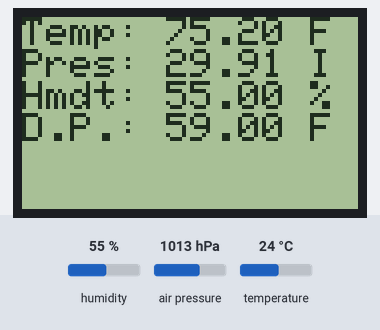
Simulated run of this sketch. Board: Arduino Uno, built with avr-gcc and run on an emulated ATmega328P. On the bench: 84×48 one-colour display. The inputs (shaded band) are chosen by the test bench; at power-on: humidity 55 %, air pressure 1013 hPa, temperature 24 °C. The display library's start-up logo is not drawn.

Above: at 1.2 s.
1.3 s: humidity set to 22 %
At 3.0 s:
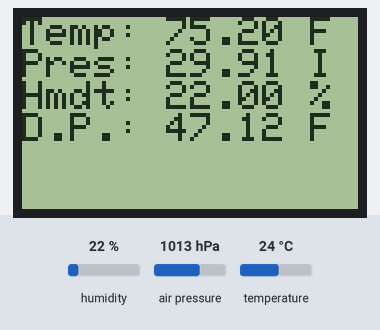
3.6 s: air pressure set to 952 hPa
At 5.5 s:
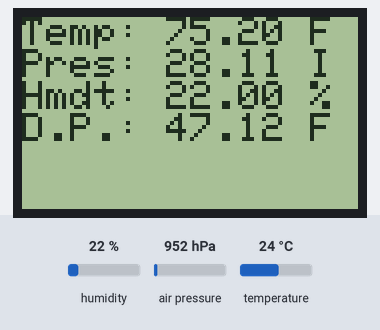
5.9 s: temperature set to 12 °C
At 6.8 s:
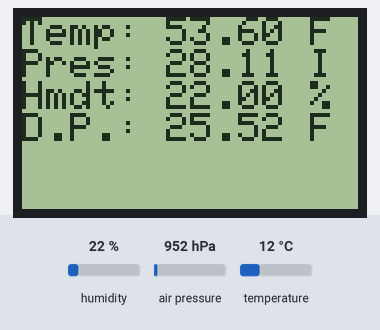
8.2 s: humidity set to 40 %
At 10.6 s:
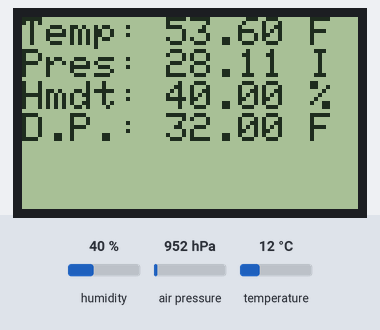
Timing chart, 0 to 12.1 s (numbered marks = the images above; inputs shaded):
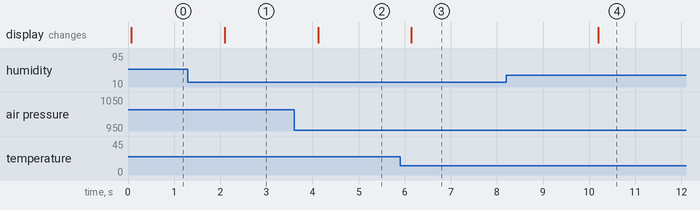

The sketch:

bme_280_with_nokia.ino
```cpp
/*
 * BME280 Temperature/Pressure/Humidity Sensor Demo
 * With Nokia 5110 Display
 *
 * learnelectronics
 * 01 MAR 2017
 *
 * www.youtube.com/c/learnelectronics
 * arduino0169@gmail.com
 */


// Software SPI for Nokia 5110
// pin 7  - Serial clock out (SCLK)
// pin 6  - Serial data out (DIN)
// pin 5  - Data/Command select (D/C)
// pin 4  - LCD chip select (CS)
// pin 3  - LCD reset (RST)

// I2C for BME280 Sensor
// pin A4 - SDA (Serial Data)
// pin A5 - SCK (Serial Clock)
// if you are using the DIYMALL or Adafruit BME 280
// Vcc    - +5V
// if you are using a board without a 3.3v regulator
// Vcc    - +3.3V
// for all boards
// Gnd    - Gnd
//-----------------------------------------------------------------------------------------------
//                                         LIBRARIES
//-----------------------------------------------------------------------------------------------


#include <Adafruit_Sensor.h>                    //adafruit unified sensor library
#include <Adafruit_BME280.h>                    //adafruit bme280 sensor library
#include <SPI.h>                                //Serial Interface library
#include <Adafruit_PCD8544.h>                   //adafruit nokia5110 library


//-----------------------------------------------------------------------------------------------
//                                         DEFINES
//-----------------------------------------------------------------------------------------------

#define BME_SCK 13                              //softspi clock on D13
#define BME_MISO 12                             //softspi miso on D12
#define BME_MOSI 11                             //softspi mosi on D11
#define BME_CS 10                               //softspi chip select on D10

#define SEALEVELPRESSURE_HPA (1013.25)          //pressure @ sea level


//-----------------------------------------------------------------------------------------------
//                                         OBJECTS
//-----------------------------------------------------------------------------------------------

Adafruit_PCD8544 display = Adafruit_PCD8544(7, 6, 5, 4, 3); //create instance of display
Adafruit_BME280 bme;                                        //create instance of bme

//-----------------------------------------------------------------------------------------------
//                                         VARIABLES
//-----------------------------------------------------------------------------------------------

float dewPoint = 0;                                         //float for dew point
float rh100 = 0;                                            //float for dew pt calc
float rh5 = 0;                                              //float for dew pt calc


//-----------------------------------------------------------------------------------------------
//                                         SETUP
//-----------------------------------------------------------------------------------------------

void setup()   {
  Serial.begin(9600);                                       //serial comms @ 9600baud
  bme.begin();                                              //start bme280
  display.begin();                                          //start display
  display.setContrast(60);                                  //contrast 0-100

  display.display();                                        //show display
  display.clearDisplay();                                   // clears the screen and buffer

}

//-----------------------------------------------------------------------------------------------
//                                         MAIN LOOP
//-----------------------------------------------------------------------------------------------

void loop() {

  display.clearDisplay();                                   // clears the screen and buffer
  display.setTextSize(1);                                   // set text size to 1
  display.setTextColor(BLACK);                              // set text color to black
  display.setCursor(0,0);                                   // cursor to upper left


    display.print("Temp: ");                                // print header to buffer
    display.print(bme.readTemperature()*1.8+32);            // print temp in F to buffer
    display.println(" F");                                  // print unit to buffer

    display.print("Pres: ");                                // print header to buffer

    display.print((bme.readPressure() / 100.0F)*0.02953);   // print press in inches of Hg to buffer
    display.println(" I");                                  // print unit to buffer

    display.print("Hmdt: ");                                // print header to buffer
    display.print(bme.readHumidity());                      // print rel humidity % to buffer
    display.println(" %");                                  // print unit to buffer

    /*
     *                      Dew Point Calculation
     *
     *                                  100-RH
     *                       Dpt = T - ---------
     *                                    5
     *
     *                       Dpt = Dew Point
     *                       RH  = Relative Humidity
     *                       T   = Temperature in Celcius
     *                  C to F   = (C*1.8)+32
     */


    rh100 = 100-bme.readHumidity();                         //do the 100-RH
    rh5 = rh100/5;                                          //divide by 5
    dewPoint = bme.readTemperature() - rh5;                 // Dpt


    display.print("D.P.: ");                                // print header to buffer
    display.print(dewPoint*1.8+32);                         // print dew point in F to buffer
    display.println(" F");                                  // print unit to buffer

  display.display();                                        // show everything just printed to buffer
  delay(2000);                                              // wait time between measurements (2 sec)
}
```

Measured:
- after the input at 1.3 s, the display: changes after 0.80 s (image 1)
- after the input at 3.6 s, the display: changes after 0.52 s (image 2)
- after the input at 5.9 s, the display: changes after 0.25 s (image 3)
- after the input at 8.2 s, the display: changes after 2.0 s (image 4)
